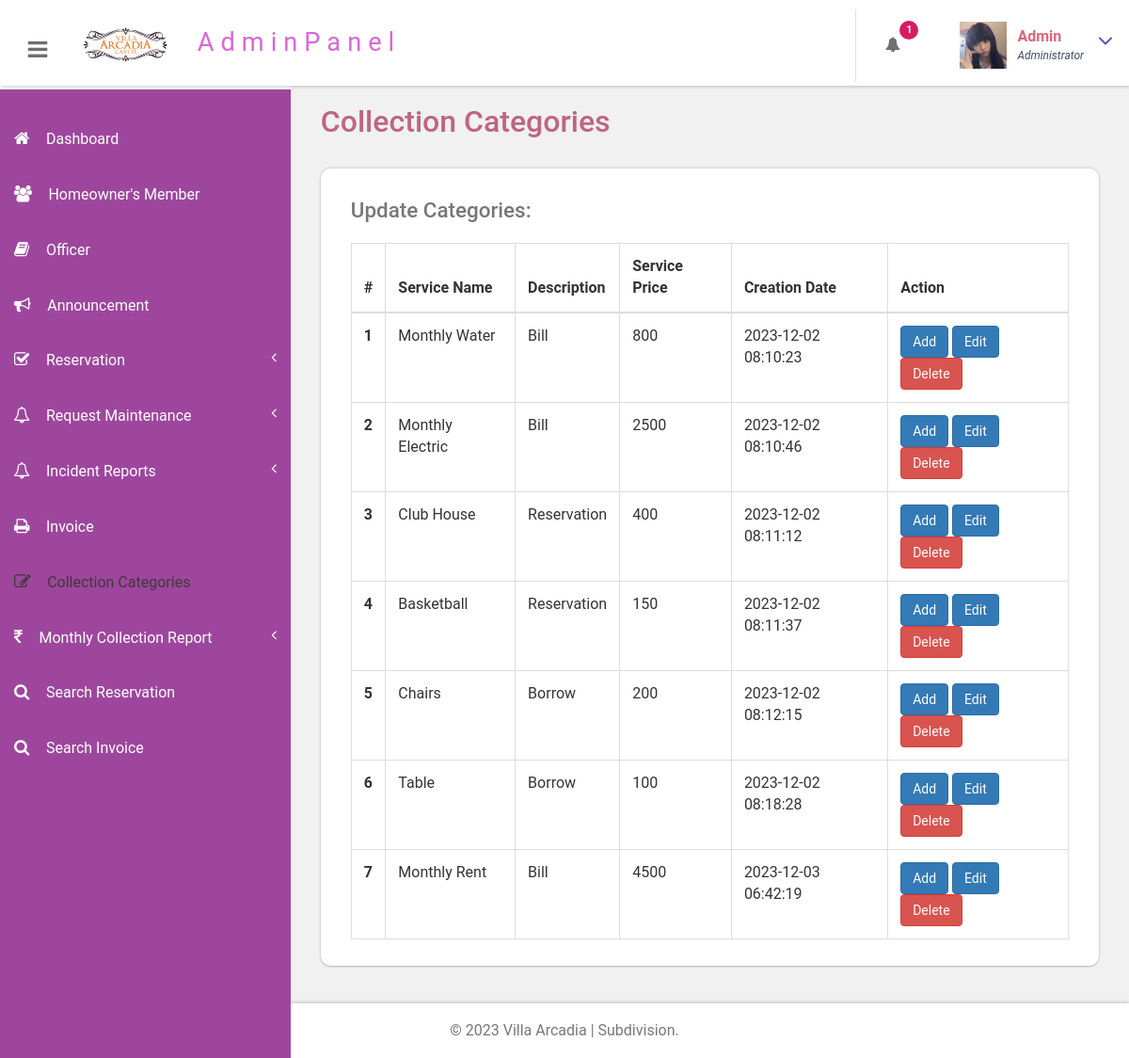
/portal/admin/manage-services.php (signed in), run on an earlier commit of the app's database.
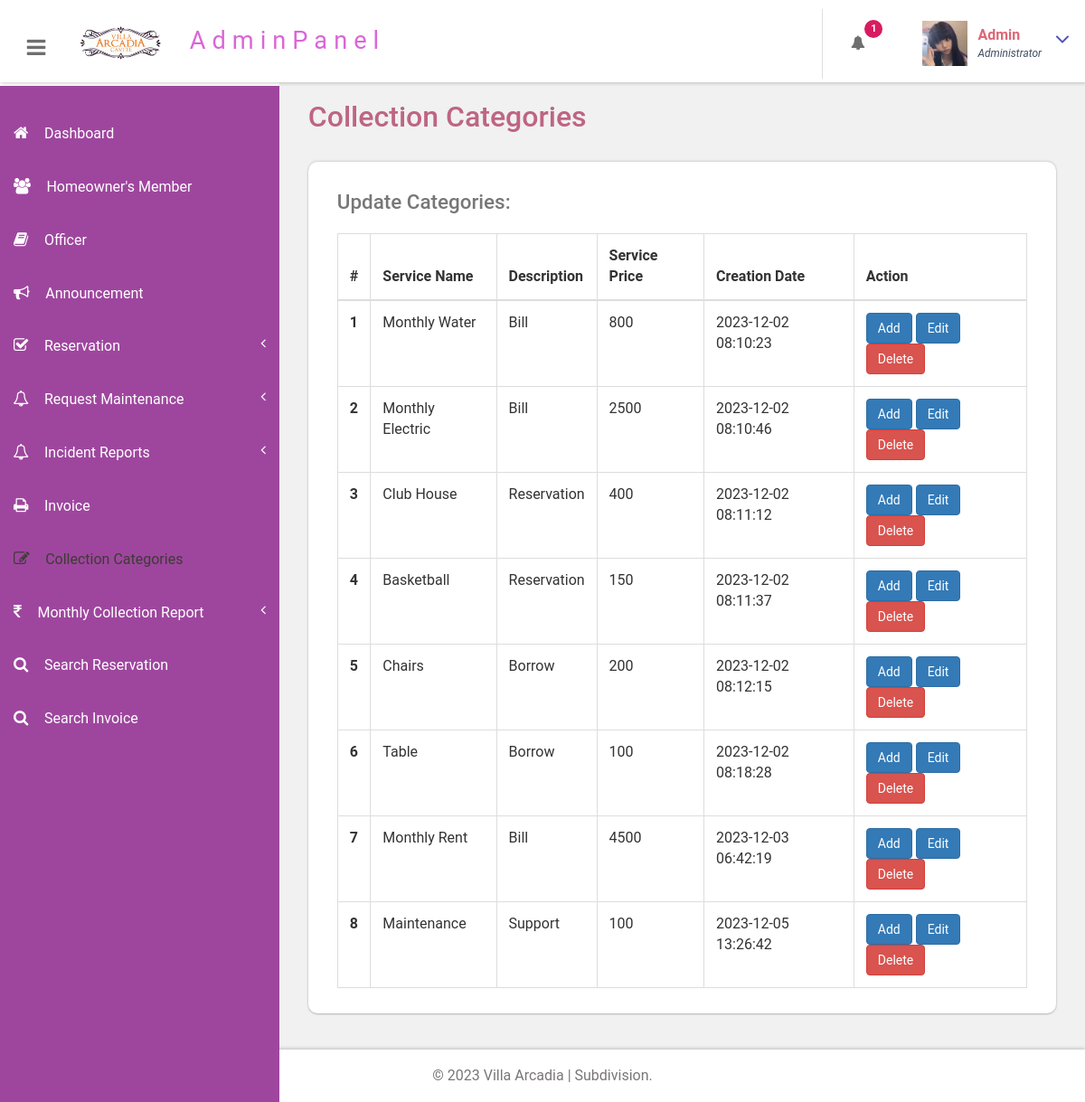
And on a later commit of the database.
### tables this page shows
CREATE TABLE `tblservices` (
  `ID` int(10) NOT NULL,
  `ServiceName` varchar(200) DEFAULT NULL,
  `ServiceDescription` mediumtext DEFAULT NULL,
  `Cost` int(10) DEFAULT NULL,
  `Image` varchar(200) DEFAULT NULL,
  `CreationDate` timestamp NULL DEFAULT current_timestamp()
);

### portal/admin/manage-services.php (the view, shortened to what this page needs)
<?php
include('includes/dbconnection.php');
if (strlen($_SESSION['bpmsaid']==0)) {
  header('location:logout.php');
  } else{
  ?>
<!DOCTYPE HTML>
<html>
<head>
<link href="css/bootstrap.css" rel='stylesheet' type='text/css' />
<link href="css/style.css" rel='stylesheet' type='text/css' />
<link href="css/font-awesome.css" rel="stylesheet">
<link href="css/animate.css" rel="stylesheet" type="text/css" media="all">
<link href="css/custom.css" rel="stylesheet">
</head>
<body class="cbp-spmenu-push">
	<div class="main-content">
		 <?php include_once('includes/sidebar.php');?>
		 <?php include_once('includes/header.php');?>
		<div id="page-wrapper">
			<div class="main-page">
				<div class="tables">
					<h3 class="title1">Collection Categories</h3>
					<div class="table-responsive bs-example widget-shadow">
						<h4>Update Categories:</h4>
						<table class="table table-bordered"> <thead> <tr> <th>#</th> <th>Service Name</th> <th> Description</th> <th>Service Price</th>  <th>Creation Date</th><th>Action</th> </tr> </thead> <tbody>
<?php
$ret=mysqli_query($con,"select *from  tblservices");
$cnt=1;
while ($row=mysqli_fetch_array($ret)) {
?>
						 <tr> <th scope="row"><?php echo $cnt;?></th> <td><?php  echo $row['ServiceName'];?></td> <td><?php  echo $row['ServiceDescription'];?></td> <td><?php  echo $row['Cost'];?></td><td><?php  echo $row['CreationDate'];?></td> <td>
						 <a href="add-services.php?editid=<?php echo $row['ID'];?>" class="btn btn-primary">Add</a>
						 	<a href="edit-services.php?editid=<?php echo $row['ID'];?>" class="btn btn-primary">Edit</a>
						 	<a href="manage-services.php?delid=<?php echo $row['ID'];?>" class="btn btn-danger" onClick="return confirm('Are you sure you want to delete?')">Delete</a>
						 	</td> </tr>   <?php
$cnt=$cnt+1;
}?></tbody> </table>
					</div>
				</div>
			</div>
		</div>
		 <?php include_once('includes/footer.php');?>
	</div>
</body>
</html>
<?php }  ?>

What changed in the data, as far as the page shows it:
added tblservices: ServiceName "Maintenance", ServiceDescription "Support", Cost "100", CreationDate "2023-12-05 13:26:42"
